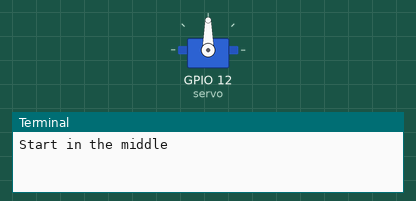
Recording of a program running on a simulated Raspberry Pi (BCM pin numbers). Shown: servo, the last lines printed to the terminal. Servo angles are drawn from the pulse width (0.5 ms = 0°, 2.5 ms = 180°). At 20.0 s the program stops and its outputs stay as they are.

Above: at 0.1 s.
At 5.1 s:
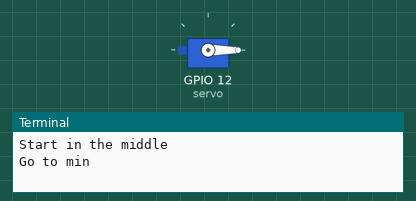
At 10.1 s:
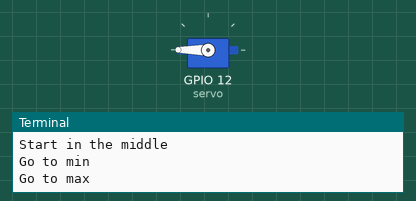
Timing chart, 0 to 16.5 s (numbered marks = the images above):
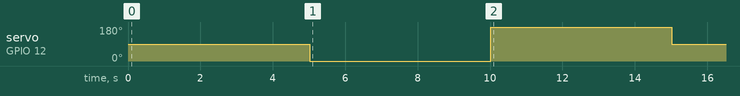

The program:

pizero_drv8871_servo.py
```python
import os
os.system('sudo pigpiod')
from gpiozero import Servo
from time import sleep

from gpiozero.pins.pigpio import PiGPIOFactory

factory = PiGPIOFactory()

servo = Servo(12, min_pulse_width=0.5/1000, max_pulse_width=2.5/1000, pin_factory=factory)

print("Start in the middle")
servo.mid()
sleep(5)
print("Go to min")
servo.min()
sleep(5)
print("Go to max")
servo.max()
sleep(5)
print("And back to middle")
servo.mid()
sleep(5)
servo.value = None;
```

Measured:
- by itself, servo on GPIO 12 (servo): 90° → 0° at 5.0 s, → 180° 5.0 s later, → 90° 5.0 s later
